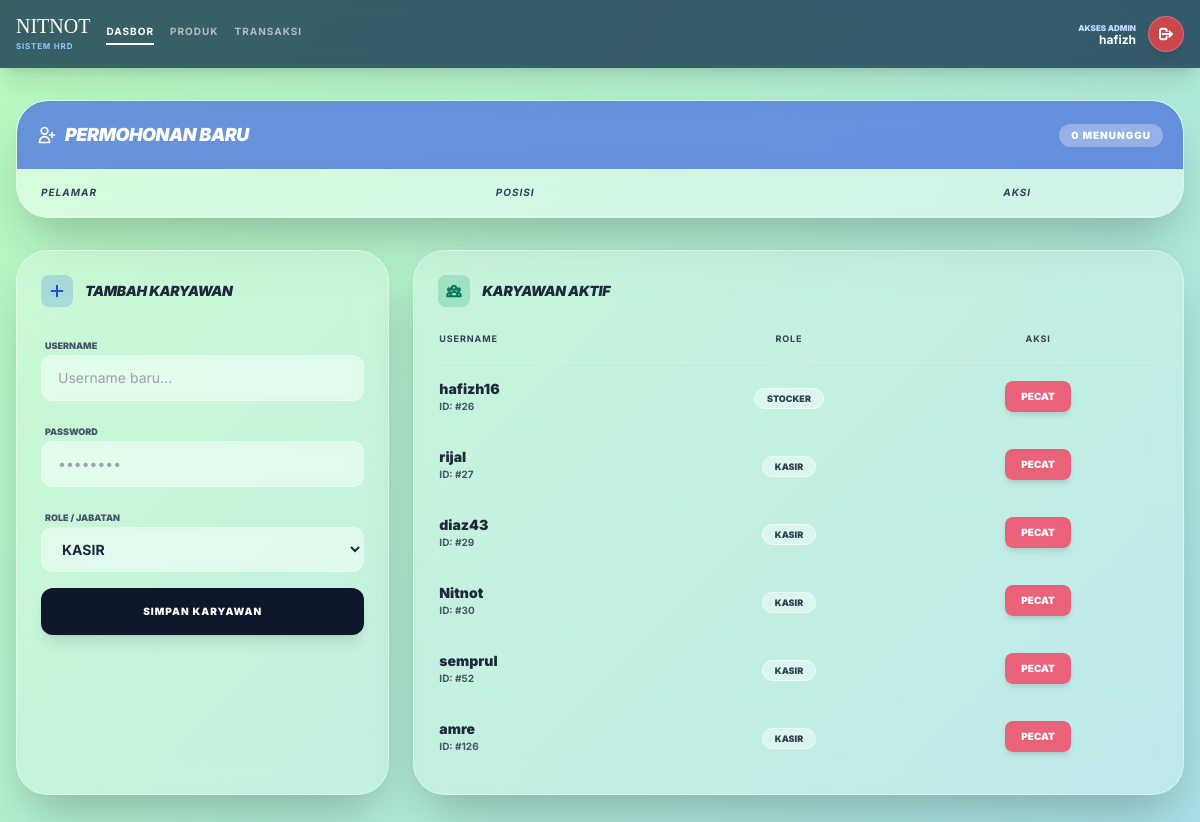
Screenshot of /hrd-dashboard (signed in) with the database file from the repository.
### tables this page shows
CREATE TABLE `users` (
  `id` bigint NOT NULL,
  `password` varchar(255) NOT NULL,
  `role` enum('HRD','KASIR','STOCKER') NOT NULL,
  `username` varchar(255) NOT NULL,
  `status` enum('PENDING','VERIFIED') NOT NULL,
  `address` text,
  `email` varchar(255) DEFAULT NULL,
  `full_name` varchar(255) DEFAULT NULL,
  `last_education` varchar(255) DEFAULT NULL,
  `phone` varchar(255) DEFAULT NULL,
  `work_experience` text
);

### hrd-dashboard.php (the view, shortened to what this page needs)
<?php
require __DIR__ . '/database.php';
$username = $_SESSION['username'] ?? 'HRD User';
$stmt_pending = $pdo->query("SELECT * FROM users WHERE status = 'PENDING'");
$pendingEmployees = $stmt_pending->fetchAll();
$stmt_verified = $pdo->query("SELECT id, username, role FROM users WHERE status = 'VERIFIED' AND role != 'HRD'");
$verifiedEmployees = $stmt_verified->fetchAll();
$allRoles = ['KASIR', 'STOCKER', 'HRD'];
?>
<!DOCTYPE html>
<html>
<head>
    <script src="https://cdn.tailwindcss.com"></script>
</head>
<body class="body-font">
<nav class="nav-glass text-white shadow-xl sticky top-0 z-50">
    <div class="max-w-7xl mx-auto px-4 py-4 flex items-center justify-between">
        <div class="flex items-center space-x-4">
            <div class="flex flex-col">
                <span class="logo-font text-xl leading-none">NITNOT</span>
                <span class="text-[8px] uppercase tracking-widest text-blue-300 font-bold mt-1">Sistem HRD</span>
            </div>
            <div class="flex space-x-4 ml-4">
                <a href="/hrd-dashboard" class="nav-link active">Dasbor</a>
                <a href="/hrd-products" class="nav-link">Produk</a>
                <a href="/hrd-transactions" class="nav-link">Transaksi</a>
            </div>
        </div>
        <div class="flex items-center space-x-3">
            <div class="text-right hidden sm:block">
                <p class="text-[8px] text-blue-200 uppercase font-black">Akses Admin</p>
                <p class="text-xs font-bold leading-none"><?= htmlspecialchars($username) ?></p>
            </div>
            <form action="/logout.php" method="post" class="m-0">
                <button type="submit" class="w-9 h-9 bg-red-500/80 hover:bg-red-600 rounded-full flex items-center justify-center shadow-lg transition-all border border-white/20">
                    <svg xmlns="http://www.w3.org/2000/svg" class="w-4 h-4 text-white" fill="none" viewBox="0 0 24 24" stroke="currentColor" stroke-width="3"><path stroke-linecap="round" stroke-linejoin="round" d="M17 16l4-4m0 0l-4-4m4 4H7m6 4v1a3 3 0 01-3 3H6a3 3 0 01-3-3V7a3 3 0 013-3h4a3 3 0 013 3v1" /></svg>
                </button>
            </form>
        </div>
    </div>
</nav>
<div class="max-w-7xl mx-auto mt-8 px-4 pb-12">
    <div class="glass-card shadow-2xl overflow-hidden mb-8 border border-white/40">
        <div class="bg-blue-700/60 p-5 flex items-center justify-between backdrop-blur-md">
            <h2 class="text-white font-black text-sm md:text-lg flex items-center uppercase tracking-tight italic">
                <svg xmlns="http://www.w3.org/2000/svg" class="mr-2 w-5 h-5" fill="none" viewBox="0 0 24 24" stroke="currentColor"><path stroke-linecap="round" stroke-linejoin="round" stroke-width="2" d="M18 9v3m0 0v3m0-3h3m-3 0h-3m-2-5a4 4 0 11-8 0 4 4 0 018 0zM3 20a6 6 0 0112 0v1H3v-1z" /></svg>
                Permohonan Baru
            </h2>
            <span class="bg-white/30 text-white text-[10px] font-black px-3 py-1 rounded-full uppercase tracking-widest"><?= count($pendingEmployees) ?> Menunggu</span>
        </div>
        <div class="desktop-table overflow-x-auto bg-white/5">
            <table class="min-w-full">
                <thead class="bg-white/20 border-b border-white/30">
                    <tr class="text-left text-[10px] font-black text-slate-700 uppercase tracking-widest">
                        <th class="px-6 py-4 italic">Pelamar</th>
                        <th class="px-6 py-4 italic">Posisi</th>
                        <th class="px-6 py-4 text-center italic">Aksi</th>
                    </tr>
                </thead>
            </table>
        </div>
    </div>
    <div class="grid grid-cols-1 lg:grid-cols-12 gap-6">
        <div class="lg:col-span-4">
            <div class="glass-card p-6 shadow-2xl h-full border border-white/40">
                <h3 class="font-black text-slate-800 text-sm mb-6 flex items-center uppercase tracking-tight italic">
                    <div class="w-8 h-8 bg-blue-600/20 rounded-lg flex items-center justify-center mr-3 text-blue-700"><svg xmlns="http://www.w3.org/2000/svg" class="w-4 h-4" fill="none" viewBox="0 0 24 24" stroke="currentColor"><path stroke-linecap="round" stroke-linejoin="round" stroke-width="3" d="M12 4v16m8-8H4" /></svg></div>
                    Tambah Karyawan
                </h3>
                <form action="/hrd_action.php?action=add" method="post" class="space-y-4">
                    <div>
                        <label class="text-[9px] font-black text-slate-600 uppercase ml-1">Username</label>
                        <input type="text" name="username" class="glass-input w-full rounded-xl py-3 px-4 focus:ring-2 focus:ring-blue-500 text-sm outline-none" placeholder="Username baru..." required>
                    </div>
                    <div>
                        <label class="text-[9px] font-black text-slate-600 uppercase ml-1">Password</label>
                        <input type="password" name="password" class="glass-input w-full rounded-xl py-3 px-4 focus:ring-2 focus:ring-blue-500 text-sm outline-none" placeholder="••••••••" required>
                    </div>
                    <div>
                        <label class="text-[9px] font-black text-slate-600 uppercase ml-1">Role / Jabatan</label>
                        <select name="role" class="glass-input w-full rounded-xl py-3 px-4 focus:ring-2 focus:ring-blue-500 text-sm outline-none font-bold">
                            <?php foreach ($allRoles as $r): ?>
                                <option value="<?= htmlspecialchars($r) ?>"><?= htmlspecialchars($r) ?></option>
                            <?php endforeach; ?>
                        </select>
                    </div>
                    <button type="submit" class="w-full bg-slate-900 text-white font-black py-4 rounded-xl shadow-lg active:scale-95 transition-all uppercase tracking-widest text-[10px] mt-2">
                        Simpan Karyawan
                    </button>
                </form>
            </div>
        </div>
        <div class="lg:col-span-8">
            <div class="glass-card p-6 shadow-2xl border border-white/40 h-full">
                <h3 class="font-black text-slate-800 text-sm mb-6 flex items-center uppercase tracking-tight italic">
                    <div class="w-8 h-8 bg-emerald-600/20 rounded-lg flex items-center justify-center mr-3 text-emerald-700"></div>
                    Karyawan Aktif
                </h3>
                <div class="overflow-x-auto">
                    <table class="min-w-full">
                        <thead>
                            <tr class="text-left text-[9px] font-black text-slate-700 uppercase tracking-widest border-b border-white/20">
                                <th class="pb-4">Username</th>
                                <th class="pb-4 text-center">Role</th>
                                <th class="pb-4 text-center">Aksi</th>
                            </tr>
                        </thead>
                        <tbody class="divide-y divide-white/10">
                            <?php foreach ($verifiedEmployees as $employee): ?>
                            <tr class="hover:bg-white/20 transition-colors">
                                <td class="py-4">
                                    <p class="font-black text-slate-800 text-sm"><?= htmlspecialchars($employee['username']) ?></p>
                                    <p class="text-[10px] text-slate-600 font-bold">ID: #<?= htmlspecialchars($employee['id']) ?></p>
                                </td>
                                <td class="py-4 text-center">
                                    <span class="bg-white/40 text-slate-700 text-[9px] font-black px-3 py-1 rounded-full uppercase border border-white/50"><?= htmlspecialchars($employee['role']) ?></span>
                                </td>
                                <td class="py-4 text-center">
                                     <form action="/hrd_action.php?action=cut&id=<?= $employee['id'] ?>" method="post">
                                        <button type="submit" class="bg-rose-500/80 hover:bg-rose-600 text-white text-[10px] font-black px-4 py-2 rounded-lg transition-transform hover:scale-105 shadow-md">PECAT</button>
                                    </form>
                                </td>
                            </tr>
                            <?php endforeach; ?>
                        </tbody>
                    </table>
                </div>
            </div>
        </div>
    </div>
</div>
</body>
</html>

### hrd-dashboard.php (style rules this page uses)
.logo-font { font-family: 'Playfair Display', serif; }
.body-font { font-family: 'Inter', sans-serif; }
body { background: linear-gradient(-45deg, #a881af, #f8c9d4, #a3d8f4, #b9fbc0); background-size: 400% 400%; animation: moveGradient 12s ease infinite; color: #1e293b; }
.glass-card { background: rgba(255, 255, 255, 0.25); backdrop-filter: blur(15px); border: 1px solid rgba(255, 255, 255, 0.3); border-radius: 2rem; }
.glass-input { background: rgba(255, 255, 255, 0.3) !important; border: 1px solid rgba(255, 255, 255, 0.4) !important; backdrop-filter: blur(5px); }
.nav-glass { background: rgba(0, 31, 63, 0.7); backdrop-filter: blur(10px); }
.nav-link { position: relative; transition: all 0.3s; color: rgba(255,255,255,0.6); font-size: 10px; font-weight: 700; text-transform: uppercase; letter-spacing: 0.1em; }
.nav-link.active { color: white; border-bottom: 2px solid white; padding-bottom: 4px; }

### rows the page displays
users: username "hafizh16", id "26", role "STOCKER"
users: username "rijal", id "27", role "KASIR"
users: username "diaz43", id "29", role "KASIR"
users: username "Nitnot", id "30", role "KASIR"
users: username "semprul", id "52", role "KASIR"
users: username "amre", id "126", role "KASIR"

### other values shown
$username "hafizh"
count($pendingEmployees) "0"
form field role "KASIR"
